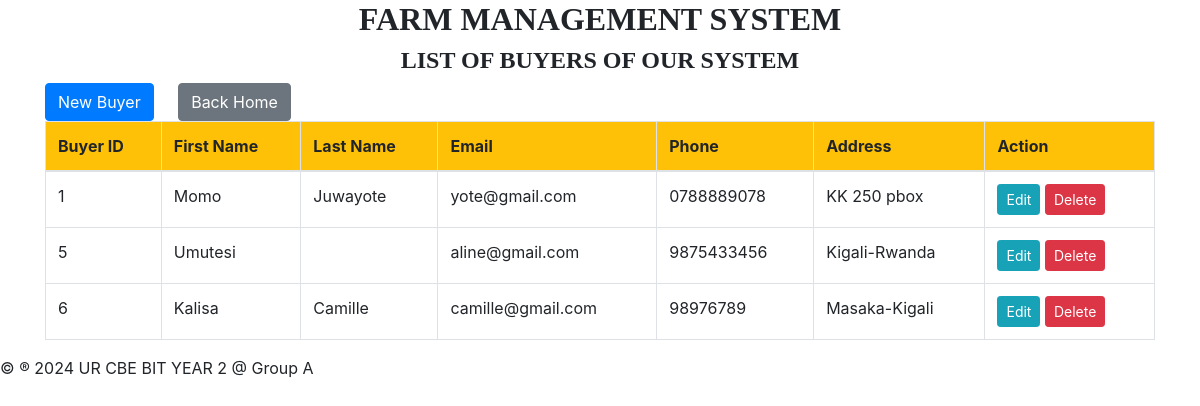
The page /Buyers-table.php on the database its author committed.
### tables this page shows
CREATE TABLE `buyers` (
  `BuyerID` int(11) NOT NULL,
  `FirstName` varchar(50) DEFAULT NULL,
  `LastName` varchar(50) DEFAULT NULL,
  `Email` varchar(100) DEFAULT NULL,
  `Phone` varchar(15) DEFAULT NULL,
  `Address` varchar(255) DEFAULT NULL
);

### Buyers-table.php (the view, shortened to what this page needs)
<!DOCTYPE html>
<html>
<head>
    <link href="https://stackpath.bootstrapcdn.com/bootstrap/4.5.2/css/bootstrap.min.css" rel="stylesheet">
</head>
<body>
<div class="container">
    <h2 style="text-align: center; font-family: century; font-weight: bold;">FARM MANAGEMENT SYSTEM</h2>
    <h4 style="text-align: center; font-family: century; font-weight: bold;">LIST OF BUYERS OF OUR SYSTEM</h4>
    <a href="buyers form.html" class="btn btn-primary" style="margin-top: 0px;">New Buyer</a>
    <a href="home.html" class="btn btn-secondary" style="margin-left: 20px;">Back Home</a>
    <table class="table table-bordered">
        <thead class="bg-warning">
        <tr>
            <th>Buyer ID</th>
            <th>First Name</th>
            <th>Last Name</th>
            <th>Email</th>
            <th>Phone</th>
            <th>Address</th>
            <th>Action</th>
        </tr>
        </thead>
        <tbody>
        <?php
        $host = "localhost";
        $username = "root";
        $password = "";
        $dbname = "farm-management-system";
        $connection = new mysqli($host, $username, $password, $dbname);
        $sql = "SELECT * FROM buyers";
        $result = $connection->query($sql);
        if ($result && $result->num_rows > 0) {
            while ($row = $result->fetch_assoc()) {
                echo "<tr>
                    <td>" . $row['BuyerID'] . "</td>
                    <td>" . $row['FirstName'] . "</td>
                    <td>" . $row['LastName'] . "</td>
                    <td>" . $row['Email'] . "</td>
                    <td>" . $row['Phone'] . "</td>
                    <td>" . $row['Address'] . "</td>
                    <td>
                        <a href='edit_buyer.php?id={$row['BuyerID']}' class='btn btn-info btn-sm'>Edit</a>
                        <a href='delete_buyer.php?id={$row['BuyerID']}' class='btn btn-danger btn-sm'>Delete</a>
                    </td>
                </tr>";
            }
        } else {
            echo "<tr><td colspan='7'>No data found</td></tr>";
        }
        ?>
        </tbody>
    </table>
</div>
<footer>
    <p>&copy; &reg; 2024 UR CBE BIT YEAR 2 @ Group A</p>
</footer>
</body>
</html>

### rows shown on the page
buyers: BuyerID "1", FirstName "Momo", LastName "Juwayote", Email "yote@gmail.com", Phone "0788889078", Address "KK 250 pbox"
buyers: BuyerID "5", FirstName "Umutesi", Email "aline@gmail.com", Phone "9875433456", Address "Kigali-Rwanda"
buyers: BuyerID "6", FirstName "Kalisa", LastName "Camille", Email "camille@gmail.com", Phone "98976789", Address "Masaka-Kigali"
